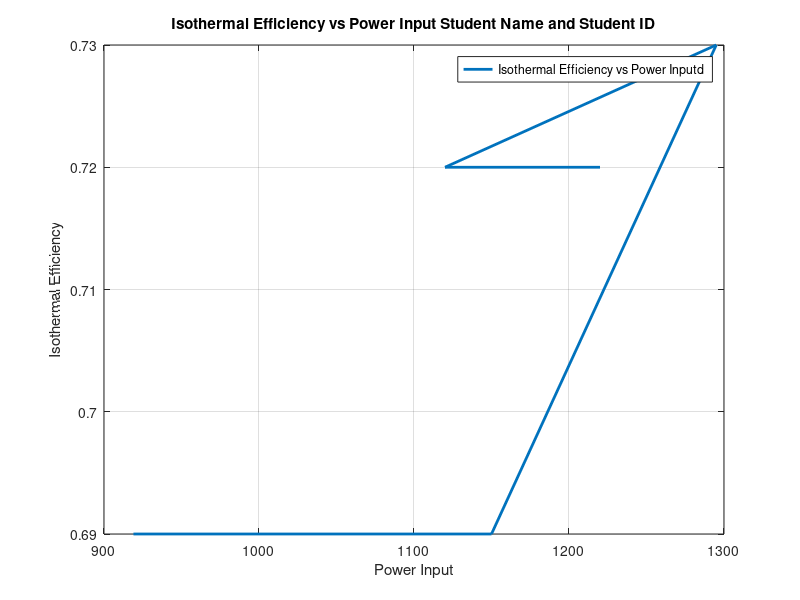

This figure's MATLAB source:
% Thermodynmaics Lab 
% Student Name
% Student ID
% Lab 03: To Analyse the variation in Isothermal efficiency with compressor pressure ratio

% Graphs
% Draw a Graph between the Power Input and Isothermal Efficency
% Given Data
Power_Input = [919, 1150, 1295, 1120, 1220];
Isothermal_Efficiency = [0.69, 0.69, 0.73, 0.72, 0.72];

% Plotting 
plot(Power_Input, Isothermal_Efficiency, 'Linewidth', 2);

% Cutomization
xlabel ('Power Input');
ylabel ('Isothermal Efficiency');
title ('Isothermal Efficiency vs Power Input Student Name and Student ID')
legend ('Isothermal Efficiency vs Power Inputd');
grid on;
